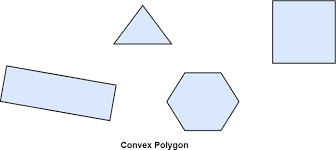
#> input picture opencv/python cv2 code/polygon.png, 336 x 150 px
$ python 'harris corner detection.py'
#> lines starting #> are read from the running program, lines starting #| are printed output that depends on the picture; after the words box and inside, x2 and y2 are one past the last pixel; in counts of white or black regions, pixels touching at a corner belong together
import cv2
img=cv2.imread("polygon.png")
#> img is the input picture: shape (150, 336, 3); mean B, G, R 249.4, 245, 241.5
img=cv2.resize(img,(640,480))
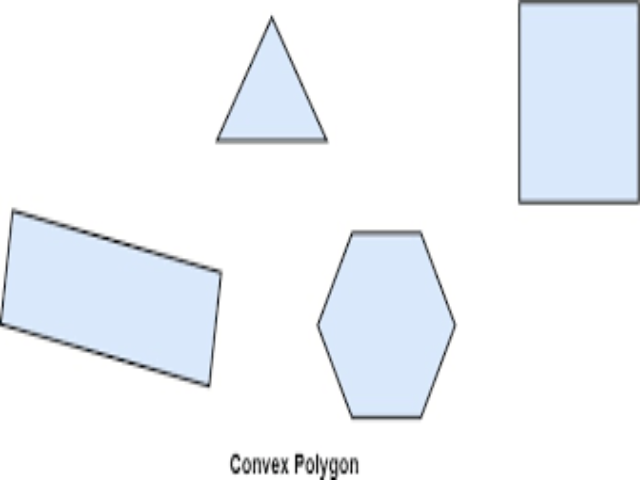
#> img: shape (480, 640, 3); mean B, G, R 249.4, 245, 241.5
gray=cv2.cvtColor(img,cv2.COLOR_BGR2GRAY)
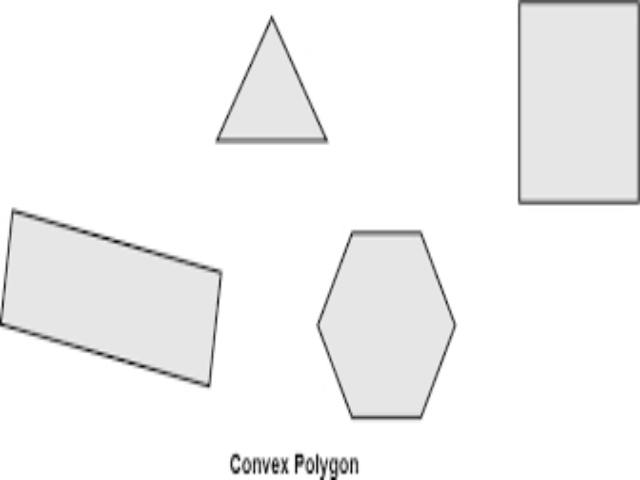
#> gray: shape (480, 640); min 0, max 255, mean 244.5

_,thresh=cv2.threshold(gray,190,255,cv2.THRESH_BINARY)
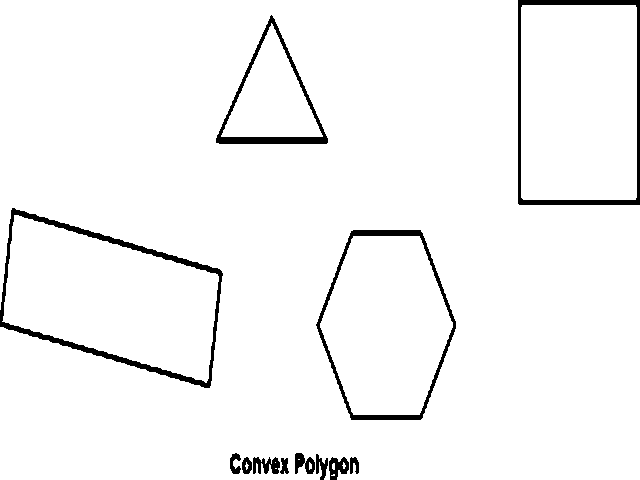
#> thresh: shape (480, 640); 96.5% white; 12 black regions
# thresh=cv2.Canny(thresh,100,150)
contours,_=cv2.findContours(thresh,cv2.RETR_TREE,cv2.CHAIN_APPROX_SIMPLE)
#> contours = 22 contours, 8 with area under 20; largest, box (x1, y1, x2, y2) and area: (0, 0, 640, 480) 254327, (2, 215, 219, 383) 22484, (521, 5, 637, 200) 22304, (315, 229, 457, 421) 20298, (320, 236, 453, 415) 17696
for cnt in contours:
    a=cv2.approxPolyDP(cnt,0.01*cv2.arcLength(cnt,True),True)
    cv2.drawContours(img,[a],0,(0,255,0),3)
    print(len(a))
    x,y=a[0][0]
    if len(a)==3:
        cv2.putText(img,"Triangle",(x,y),cv2.FONT_HERSHEY_SIMPLEX,2,(0,255,0),2)
    elif len(a)==4:
        cv2.putText(img,"Rectangle",(x,y),cv2.FONT_HERSHEY_SIMPLEX,2,(0,255,0),2)
    elif len(a)== 6:
        cv2.putText(img,"Hexagonal", (x, y), cv2.FONT_HERSHEY_SIMPLEX, 2, (0, 255, 0),2)
#> this loop made 22 passes
#> (x, y) on passes 1, 2, 3, 6, 7, 8, 9, 10, 11, 13, 14, 15: (334, 474), (333, 463), (343, 462), (0, 0), (281, 457), (351, 456), (309, 456), (309, 462), (252, 458), (275, 462), (246, 456), (246, 462)
#> (a, x, y) on passes 4, 5, 12, 17, 21, 22: ([[14, 215], [2, 321], [206, 382], [217, 274]], 14, 215), ([[522, 5], [521, 197], [635, 199], [635, 5]], 522, 5), ([[275, 468], [276, 468]], 275, 468), ([[298, 459], [299, 459]], 298, 459), ([[271, 14], [328, 138], [326, 144], [215, 142]], 271, 14), ([[271, 23], [221, 136], [322, 136]], 271, 23)
#| 5
#| 6
#| 11
#| 4
#| 4
#| 11
#| 19
#| 14
#> (further printed lines are left out)
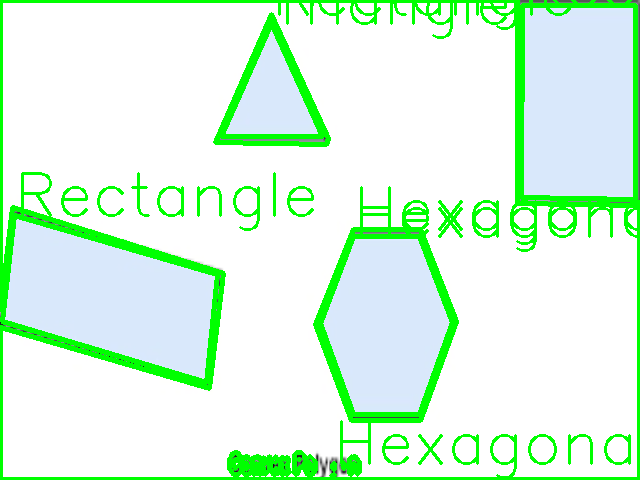
#> img: shape (480, 640, 3); 11.87% of pixels changed, all inside (x1, y1, x2, y2) = (0, 0, 640, 480)
cv2.imshow("output",img)
cv2.waitKey(0)
cv2.destroyAllWindows()
